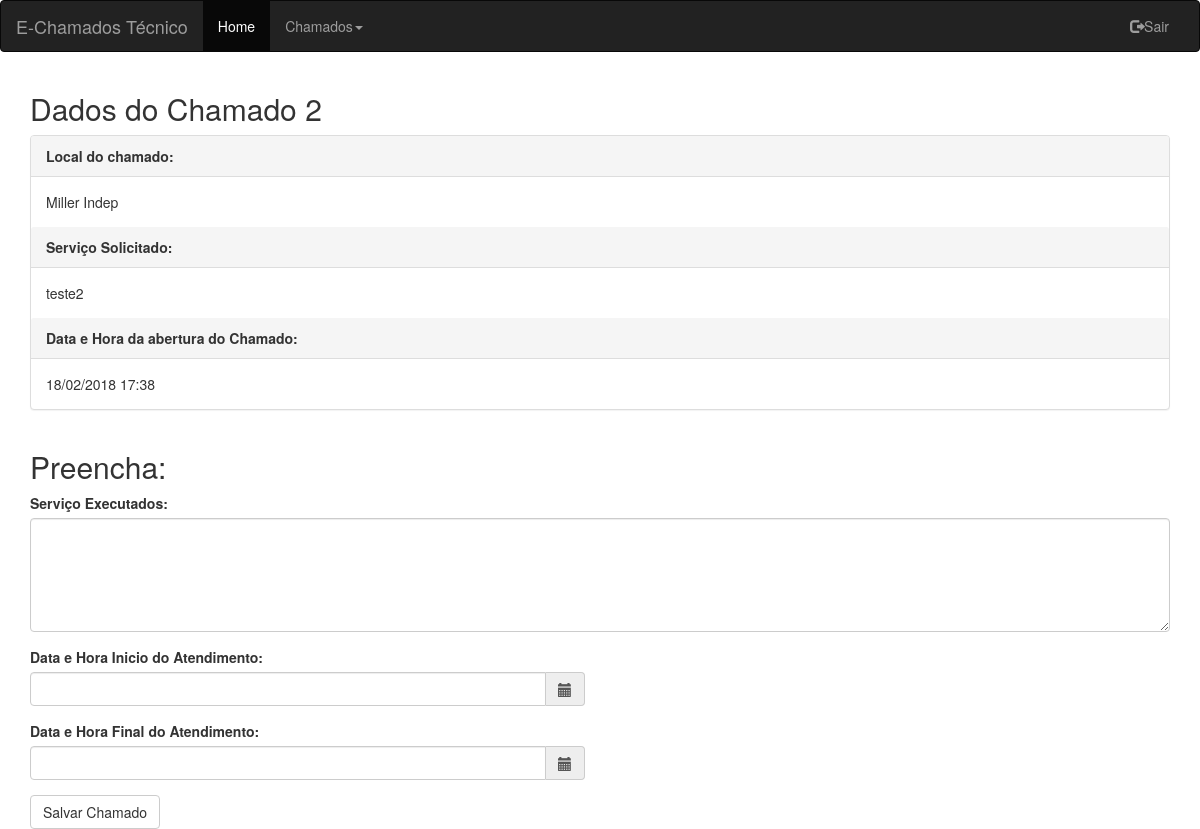
/E-Chamados/Tecnico/fazer-chamado-tec.php?chamado=2 (signed in), run on the app's committed database.
### tables this page shows
CREATE TABLE `chamados1` (
  `contador` int(255) NOT NULL,
  `Local` varchar(255) NOT NULL,
  `DataHora` varchar(150) NOT NULL,
  `Técnico` varchar(255) NOT NULL,
  `Status` varchar(50) DEFAULT NULL,
  `servico` varchar(600) DEFAULT NULL,
  `serviexecu` varchar(200) NOT NULL,
  `DataHoraAber` varchar(20) NOT NULL,
  `DataHoraFim` varchar(20) NOT NULL
);

### E-Chamados/Tecnico/fazer-chamado-tec.php (the view, shortened to what this page needs)
<?php
	$chamado = $_GET["chamado"];
?>
<?php
include("conexao.php");
$sql_code = "select contador,Local, Técnico, DataHora,Status,servico from chamados1 WHERE  contador='$chamado'";
$execute = $conn->query($sql_code) or die($conn->error);
$produto = $execute->fetch_assoc();
?>
<!DOCTYPE html>
<html lang="en">
<head>
  <link rel="stylesheet" href="https://maxcdn.bootstrapcdn.com/bootstrap/3.3.7/css/bootstrap.min.css">
 </head>
<body>
<nav class="navbar navbar-inverse">
  <div class="container-fluid">
    <div class="navbar-header">
      <a class="navbar-brand" href="#">E-Chamados Técnico</a>
    </div>
    <div class="collapse navbar-collapse" id="myNavbar">
      <ul class="nav navbar-nav">
        <li class="active"><a href="Tecnico-Home.php">Home</a></li>
        <li>
          <a class="dropdown-toggle" data-toggle="dropdown" href="#">Chamados<span class="caret"></span></a>
        </li>
      </ul>
      <ul class="nav navbar-nav navbar-right">
        <li><a href="logout.php"><span class="glyphicon glyphicon-log-out"></span>Sair</a></li>
      </ul>
    </div>
  </div>
</nav>
<div class="container">
  <h2>Dados do Chamado <?php echo $chamado;?></h2>
  <div class="panel panel-default">
    <div class="panel-heading"><strong>Local do chamado:</strong></div>
    <div class="panel-body"><?php echo $produto['Local'];?></div>
	 <div class="panel-heading"><strong>Serviço Solicitado:</strong></div>
    <div class="panel-body"><?php echo $produto['servico'];?></strong></div>
	 <div class="panel-heading"><strong>Data e Hora da abertura do Chamado:</strong></div>
    <div class="panel-body"><?php echo $produto['DataHora'];?></div>
  </div>
</div>
	<div class="container">
  <h2>Preencha:</h2>
<form method="POST" action="Processa-chamado.php">
	 <div class="form-group">
      <label for="comment">Serviço Executados:</label>
      <textarea name="servicoexe" class="form-control" rows="5" id="servicoexe" /></textarea>
    </div>
	<label for="datetimepicker1">Data e Hora Inicio do Atendimento:</label>
        <div class="row">
            <div class='col-sm-6'>
                <div class="form-group">
                    <div class='input-group date' id='datetimepicker1'>
                        <input type='text' class="form-control" name="dateFrom" required />
                        <span class="input-group-addon">
                            <span class="glyphicon glyphicon-calendar"></span>
                        </span>
                    </div>
                </div>
            </div>
        </div>
	<label for="datetimepicker1">Data e Hora Final do Atendimento:</label>
        <div class="row">
            <div class='col-sm-6'>
                <div class="form-group">
                    <div class='input-group date' id='datetimepicker2'>
                        <input type='text' class="form-control" name="dateFrom2" required />
                        <span class="input-group-addon">
                            <span class="glyphicon glyphicon-calendar"></span>
                        </span>
                    </div>
                </div>
            </div>
        </div>
    <button type="submit" class="btn btn-default">Salvar Chamado</button>
  </form>
  </div>
</body>
</html>

### data on the page
chamados1: Local "Miller Indep", servico "teste2", DataHora "18/02/2018 17:38"

### other printed values
$chamado "2"
